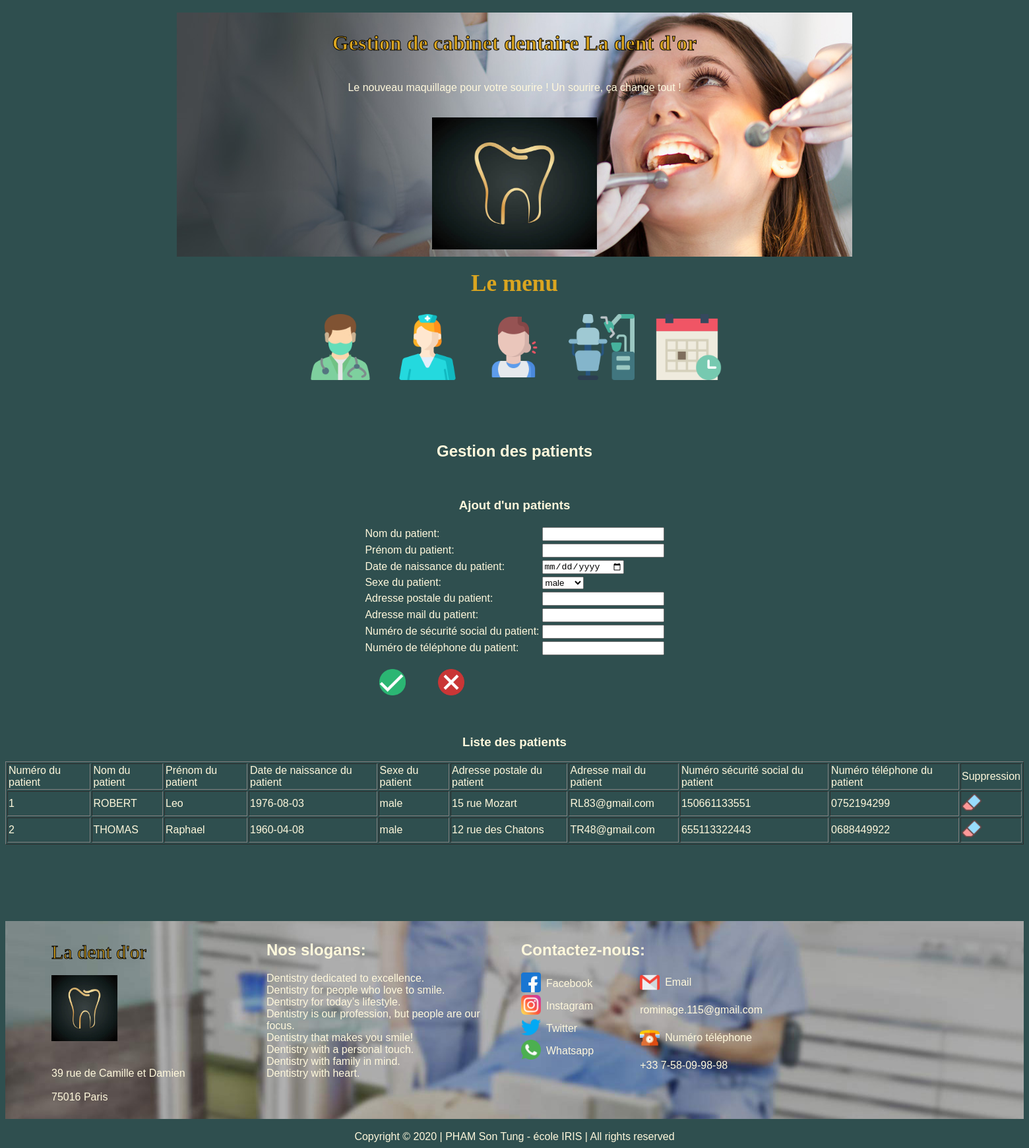
The page /index.php?page=3 on the database its author committed.
### tables this page shows
create table patient
		(numdos int(3) not null auto_increment,
			nomP varchar(50),
			prenomP varchar(50),
			datenaissP date,
			sexe enum('female','male'),
			adresse varchar(70),
			email varchar(70),
			numsecu varchar(13),
			tel varchar(10),
			primary key(numdos)
		);

### fonction.php (called while the page is built, shortened)
<?php
	function connextion()
	{
		$con = mysqli_connect("localhost", "root", "", "dentaire");
		return $con;
	}
	function selectAllPatient()
	{
		$con = connextion();
		if($con != null)
		{
			$requette ="select * from patient;";
			$resultats = mysqli_query ($con, $requette);
			return $resultats;
		}
	}

### patient.php (the view, shortened to what this page needs)
<br/><br/><br/><br/>
<h2> Gestion des patients </h2>
<br>
<h3>Ajout d'un patients</h3>
<form method="post" action ="">
<table border =0>
<tr><td>Nom du patient:</td>
	<td><input type="text" name="nomP"></td>
</tr>
<tr><td>Prénom du patient:</td>
	<td><input type="text" name="prenomP"></td>
</tr>
<tr><td>Date de naissance du patient:</td>
	<td><input type="date" name="datenaissP"></td>
</tr>
<tr><td>Sexe du patient:</td>
	<td><select id="sexe" name="sexe">
	 <option value="male">male</option>
    <option value="female">female</option></td>
</tr>
<tr><td>Adresse postale du patient:</td>
	<td><input type="text" name="adresse"></td>
</tr>
<tr><td>Adresse mail du patient:</td>
	<td><input type="text" name="email"></td>
</tr>
<tr><td>Numéro de sécurité social du patient:</td>
	<td><input type="text" name="numsecu"></td>
</tr>
<tr><td>Numéro de téléphone du patient:</td>
	<td><input type="tel" name="tel"></td>
</tr>
<tr><td>
	<div class="dropdown">
  		<button type="submit" name="Valider" value="Valider" style="border: 0; background: transparent">
  				<img src="images/valider.png" width="40" height="40" alt="submit" />
   			 </button>
	</div>
	<div class="dropdown">
  		<button type="reset" name="annuler" value="annuler" style="border: 0; background: transparent">
  				<img src="images/annuler.png" width="40" height="40" alt="reset" />
   			 </button>
	</div>
</table>
</form>
<br/>
<h3>Liste des patients</h3>
<table border=1>
<tr><td>Numéro du patient</td>
	<td>Nom du patient</td>
	<td>Prénom du patient</td>
	<td>Date de naissance du patient</td>
	<td>Sexe du patient</td>
	<td>Adresse postale du patient</td>
	<td>Adresse mail du patient</td>
	<td>Numéro sécurité social du patient</td>
	<td>Numéro téléphone du patient</td>
	<td>Suppression</td>
</tr>
	<?php
		$lesPatients = selectAllPatient();
		foreach ($lesPatients as $unPatient)
		{
			echo "<tr>  <td>".$unPatient['numdos']." </td>
						<td>".$unPatient['nomP']." </td>
						<td>".$unPatient['prenomP']." </td>
						<td>".$unPatient['datenaissP']." </td>
						<td>".$unPatient['sexe']." </td>
						<td>".$unPatient['adresse']." </td>
						<td>".$unPatient['email']." </td>
						<td>".$unPatient['numsecu']." </td>
						<td>".$unPatient['tel']." </td>
						<td> <a href='index.php?page=3&numdos=".$unPatient['numdos']."'>
							<img src = 'images/suprimer.png' width='30' height='30'>
							</a> </td>
				</tr>";
		}
	?>
</table>

### index.php (style rules this page uses)
html { scroll-behavior: smooth; }
html, body { height: auto }
body { background: #2F4F4F; color :#FFF8DC; font-family: arial; }
.dropdown { position: relative; display: inline-block; margin: 1rem; }
* { box-sizing: border-box; }

### rows shown on the page
patient: numdos "1", nomP "ROBERT", prenomP "Leo", datenaissP "1976-08-03", sexe "male", adresse "15 rue Mozart", email "RL83@gmail.com", numsecu "150661133551", tel "0752194299"
patient: numdos "2", nomP "THOMAS", prenomP "Raphael", datenaissP "1960-04-08", sexe "male", adresse "12 rue des Chatons", email "TR48@gmail.com", numsecu "655113322443", tel "0688449922"
